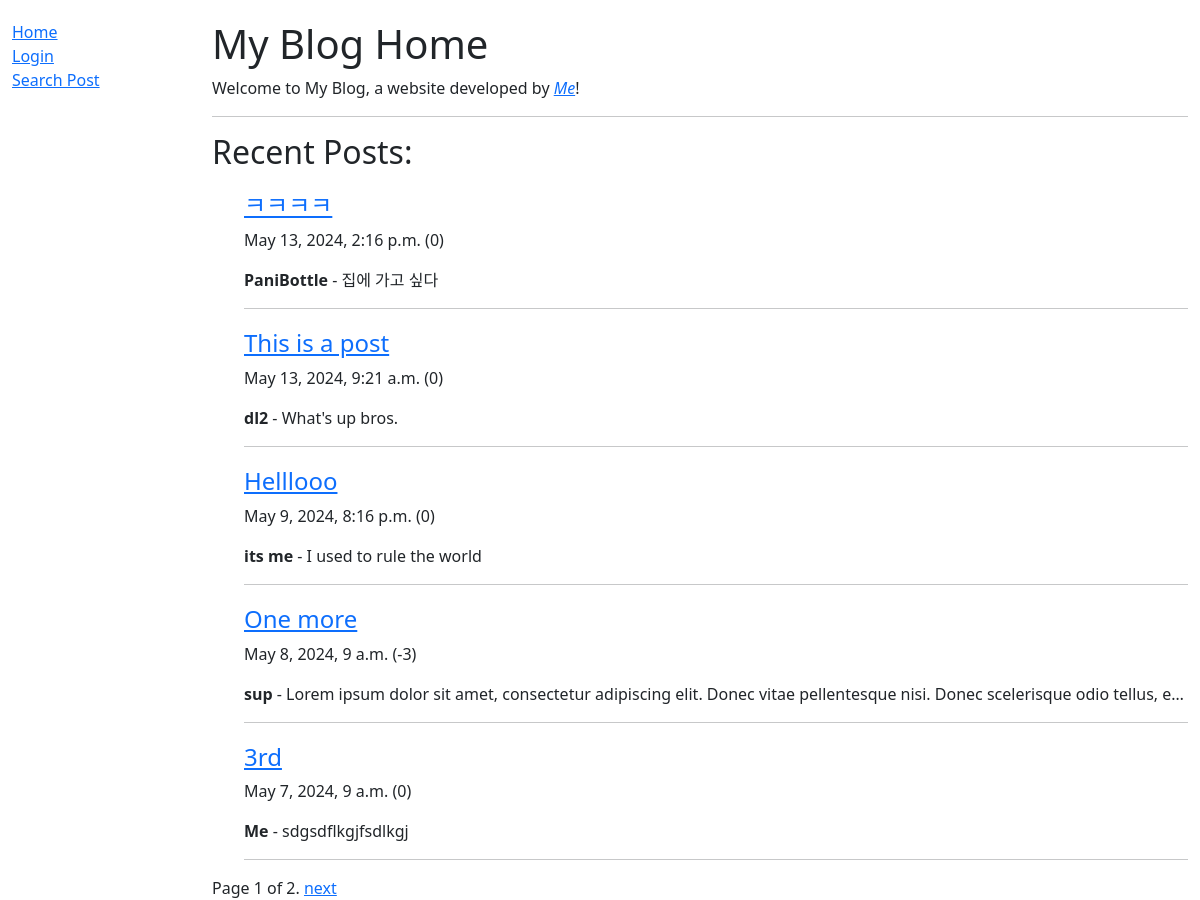
/blog/, run on an earlier commit of the app's database.
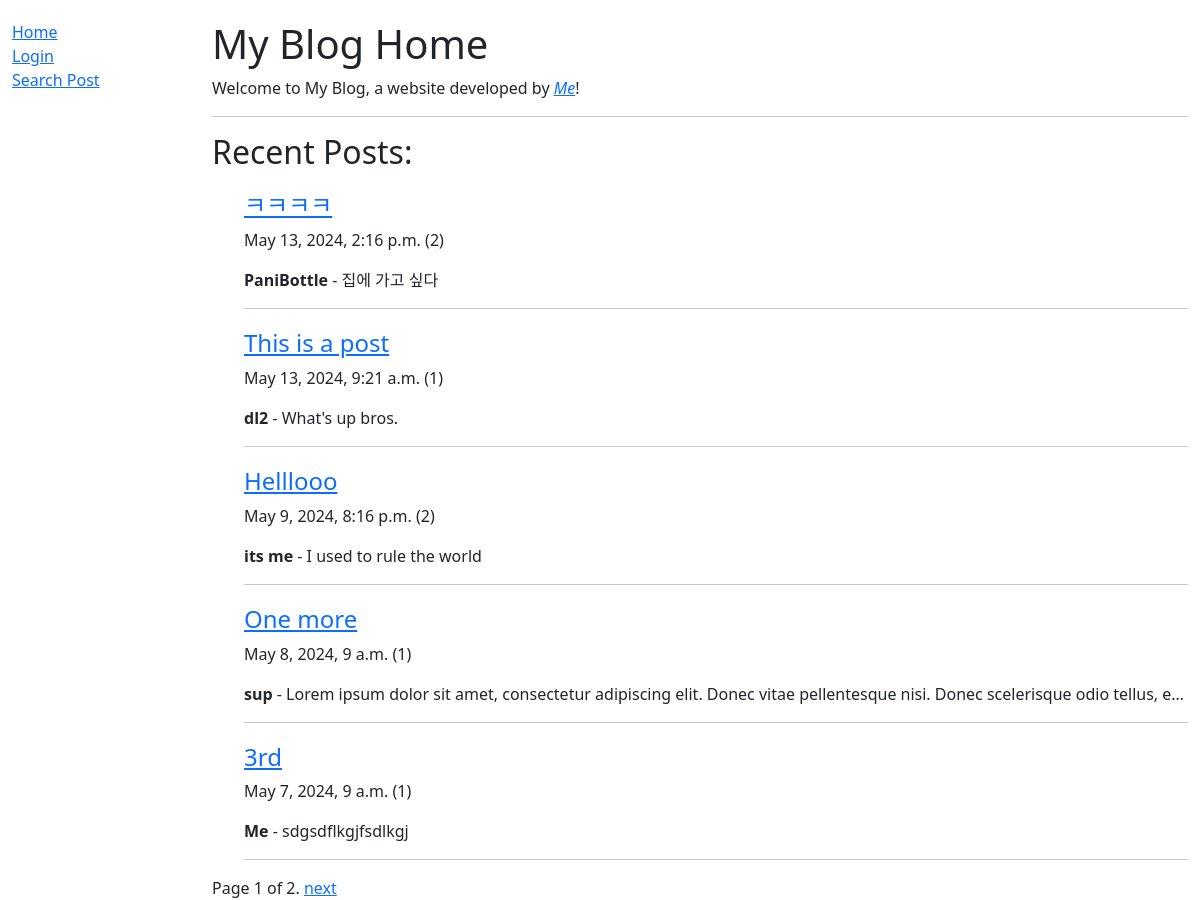
And on a later commit of the database.
### blog/models.py (models this page shows, shortened)
class Post(models.Model):
    id = models.BigAutoField(help_text="Post ID", primary_key=True)
    title = models.CharField(max_length=100)
    writer = models.CharField(max_length=100)
    content = models.TextField(max_length=5000)
    date = models.DateTimeField(default=datetime.now, blank=True)
    likes = models.IntegerField(default=0)
    class Meta:
        ordering = ['-date']

### blog/views.py (the view)
# urls.py: path('', views.PostListView.as_view(), name='home'),
class PostListView(generic.ListView):
    model = Post # Set reference model
    context_object_name = 'posts' # Set name used in template for model reference
    template_name = 'home.html' # Specify template name and directory
    paginate_by = 5 # Default pagination tool

### blog/templates/home.html
{% extends "base.html" %}
{% block content %}
  <h1>My Blog Home</h1>
  <p>
    Welcome to My Blog, a website developed by
    <em><a href="https://github.com/DaewoongLime">Me</a></em>!
  </p>
  <hr />
    {% if posts %}
    <h2>Recent Posts:</h2>
    <ul>
      {% for post in posts %}
      <div style="margin-top:20px">
        <h4><a href="{{post.id}}">{{ post.title }}</a></h4>
        <p  style="white-space: nowrap; overflow: hidden; max-width: 100%;">
          {{post.date}} ({{post.likes}})
        </p>
        <p  style="white-space: nowrap;
        overflow: hidden;
        text-overflow: ellipsis;
        max-width: 100%;">
          <strong>{{post.writer}}</strong> - {{ post.content }}
        </p>
        <hr />
      </div>
      {% endfor %}
    </ul>
  {% else %}
    <p>There are no posts written yet.</p>
  {% endif %}
  {% load static %}
{% endblock %}

What changed in the data, as far as the page shows it:
changed Post "ㅋㅋㅋㅋ": likes "0" → "2"
changed Post "This is a post": likes "0" → "1"
changed Post "Helllooo": likes "0" → "2"
changed Post "One more": likes "-3" → "1"
changed Post "3rd": likes "0" → "1"
